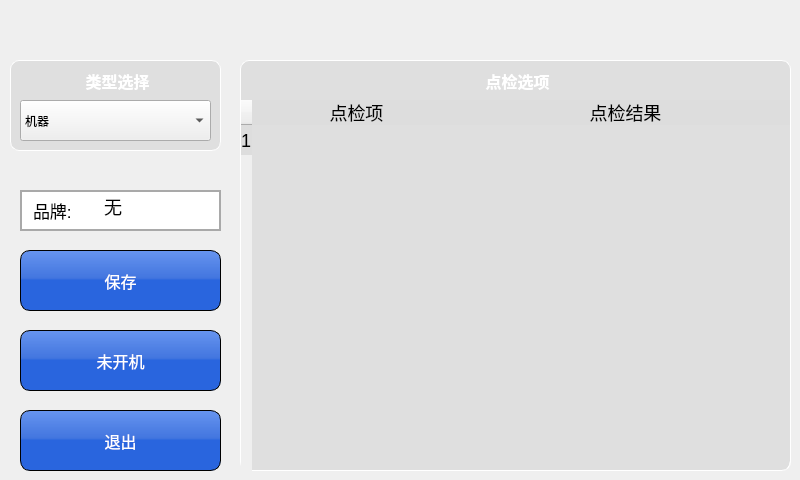
<?xml version="1.0" encoding="UTF-8"?>
<ui version="4.0">
 <class>Fun45sbdj</class>
 <widget class="QDialog" name="Fun45sbdj">
  <property name="geometry">
   <rect>
    <x>0</x>
    <y>0</y>
    <width>800</width>
    <height>480</height>
   </rect>
  </property>
  <property name="font">
   <font>
    <pointsize>12</pointsize>
   </font>
  </property>
  <property name="windowTitle">
   <string>Dialog</string>
  </property>
  <property name="styleSheet">
   <string notr="true">QDialog {	
	border-image: url(:/rc/res/main_bk.png) 0 00 0 0 repeat;
}
#widget_2{ 
border-image: url(:/rc/res/main_bk.png) 50 00 0 0 repeat;
}
QPushButton {
	border: 1px solid  rgb(0, 0, 0);
	border-radius: 10px;
	background-color: qlineargradient(spread:pad, x1:1, y1:1, x2:1, y2:0, stop:0.505682 rgba(35, 97, 222, 247), stop:0.539773 rgba(61, 114, 223, 247), stop:1 rgba(93, 142, 239, 238));
	color: rgb(255, 255, 255);
	font: 16px;
}
QGroupBox::title {
  color: rgb(255, 255, 255);
  subcontrol-origin: margin;
  subcontrol-position: top center;
  padding-top: 10px;  
  border-top: 1px solid rgb(255, 255, 255);
  font:bold 14px;
}
QGroupBox {
	border: 1px solid rgb(255, 255, 255); 
    border-radius: 9px;
	padding:2px; font: bold 16px;	
	background-color: rgba(199, 199, 199, 100);
}

QTableWidget::item {
   
}
QHeaderView::section {
    background-color:  rgb(221, 221, 221); 
	font: 18px;
	border: 0px solid #6c6c6c;
	height: 25px;
}

QTableWidget {
border-left: 1px solid rgb(255, 255, 255); 
border-right: 1px solid rgb(255, 255, 255); 
background-color: transparent;
color: rgb(255, 255, 255);
font: bold 14px;
border-bottom-left-radius:10px;
border-bottom-right-radius:10px;
}</string>
  </property>
  <widget class="QWidget" name="widget_2" native="true">
   <property name="geometry">
    <rect>
     <x>0</x>
     <y>50</y>
     <width>800</width>
     <height>431</height>
    </rect>
   </property>
   <property name="styleSheet">
    <string notr="true"/>
   </property>
   <widget class="QGroupBox" name="groupBox_2">
    <property name="geometry">
     <rect>
      <x>240</x>
      <y>10</y>
      <width>551</width>
      <height>411</height>
     </rect>
    </property>
    <property name="title">
     <string>点检选项</string>
    </property>
    <widget class="QTableWidget" name="tableWidget">
     <property name="geometry">
      <rect>
       <x>0</x>
       <y>40</y>
       <width>551</width>
       <height>371</height>
      </rect>
     </property>
     <property name="editTriggers">
      <set>QAbstractItemView::NoEditTriggers</set>
     </property>
     <property name="selectionMode">
      <enum>QAbstractItemView::SingleSelection</enum>
     </property>
     <property name="selectionBehavior">
      <enum>QAbstractItemView::SelectRows</enum>
     </property>
     <property name="rowCount">
      <number>1</number>
     </property>
     <property name="columnCount">
      <number>2</number>
     </property>
     <attribute name="horizontalHeaderDefaultSectionSize">
      <number>209</number>
     </attribute>
     <attribute name="horizontalHeaderStretchLastSection">
      <bool>true</bool>
     </attribute>
     <row/>
     <column>
      <property name="text">
       <string>点检项</string>
      </property>
     </column>
     <column>
      <property name="text">
       <string>点检结果</string>
      </property>
     </column>
    </widget>
   </widget>
   <widget class="QGroupBox" name="groupBox">
    <property name="geometry">
     <rect>
      <x>10</x>
      <y>10</y>
      <width>211</width>
      <height>91</height>
     </rect>
    </property>
    <property name="title">
     <string>类型选择</string>
    </property>
    <widget class="QComboBox" name="comboBox">
     <property name="geometry">
      <rect>
       <x>10</x>
       <y>40</y>
       <width>191</width>
       <height>41</height>
      </rect>
     </property>
     <item>
      <property name="text">
       <string>机器</string>
      </property>
     </item>
     <item>
      <property name="text">
       <string>模具</string>
      </property>
     </item>
    </widget>
   </widget>
   <widget class="QPushButton" name="btSave">
    <property name="geometry">
     <rect>
      <x>20</x>
      <y>200</y>
      <width>201</width>
      <height>61</height>
     </rect>
    </property>
    <property name="text">
     <string>保存</string>
    </property>
   </widget>
   <widget class="QPushButton" name="btExit">
    <property name="geometry">
     <rect>
      <x>20</x>
      <y>360</y>
      <width>201</width>
      <height>61</height>
     </rect>
    </property>
    <property name="text">
     <string>退出</string>
    </property>
   </widget>
   <widget class="QPushButton" name="btNotStart">
    <property name="geometry">
     <rect>
      <x>20</x>
      <y>280</y>
      <width>201</width>
      <height>61</height>
     </rect>
    </property>
    <property name="text">
     <string>未开机</string>
    </property>
   </widget>
   <widget class="QLineEdit" name="lineEdit">
    <property name="geometry">
     <rect>
      <x>20</x>
      <y>140</y>
      <width>201</width>
      <height>41</height>
     </rect>
    </property>
    <property name="font">
     <font>
      <pointsize>-1</pointsize>
      <weight>50</weight>
      <italic>false</italic>
      <bold>false</bold>
     </font>
    </property>
    <property name="cursor">
     <cursorShape>ArrowCursor</cursorShape>
    </property>
    <property name="styleSheet">
     <string notr="true">border: 2px solid darkgray;
padding-left: 80px;
font: 18px;</string>
    </property>
    <property name="text">
     <string>无</string>
    </property>
    <property name="readOnly">
     <bool>true</bool>
    </property>
   </widget>
   <widget class="QLabel" name="label">
    <property name="geometry">
     <rect>
      <x>33</x>
      <y>140</y>
      <width>51</width>
      <height>41</height>
     </rect>
    </property>
    <property name="font">
     <font>
      <pointsize>13</pointsize>
     </font>
    </property>
    <property name="text">
     <string>品牌:</string>
    </property>
   </widget>
  </widget>
 </widget>
 <resources/>
 <connections/>
</ui>
